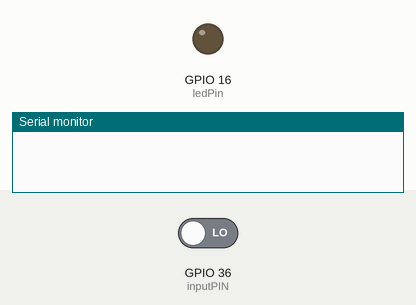
The sketch below on a simulated ESP32. Parts: output pins drawn as LEDs (lit = HIGH), the last lines printed to the serial monitor. Inputs (shaded band) come from the test bench; at power-on: GPIO 36 (inputPIN) LOW.

Above: at 2.8 s.
2.9 s: GPIO 36 (inputPIN) driven HIGH
At 3.5 s:
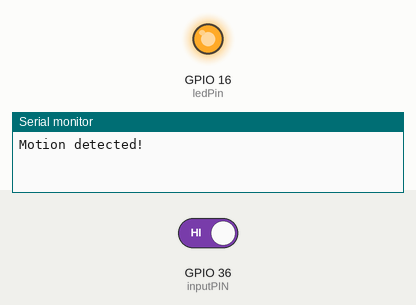
4.5 s: GPIO 36 (inputPIN) driven LOW
At 6.2 s:
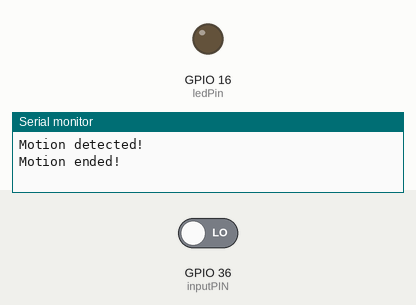
Timing chart, 0 to 7.7 s (numbered marks = the images above; inputs shaded):
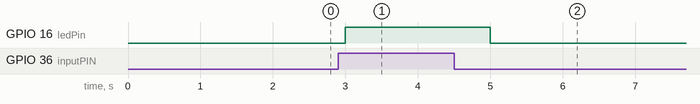

The sketch:

esp32-pirTest.ino
```cpp
int inputPIN = 36;
int statusPIR = 0;
int valueRead = 0;
int ledPin = 16;

void setup() {
   pinMode(inputPIN, INPUT);
   pinMode(ledPin, OUTPUT);
   Serial.begin(115200);
}

void loop(){
  valueRead = digitalRead(inputPIN);
  if ((valueRead == HIGH)  &&  (statusPIR == LOW)) {
      Serial.println("Motion detected!");
      statusPIR = HIGH;
   }
  else{
      if((valueRead == LOW) && (statusPIR == HIGH)){
        Serial.println("Motion ended!");
        statusPIR = LOW;
      }
   }
   digitalWrite(ledPin,statusPIR);
   delay(1000);
}
```

Measured:
- after the input at 2.9 s, GPIO 16 (ledPin): LOW → HIGH after 0.10 s
- after the input at 4.5 s, GPIO 16 (ledPin): HIGH → LOW after 0.50 s
